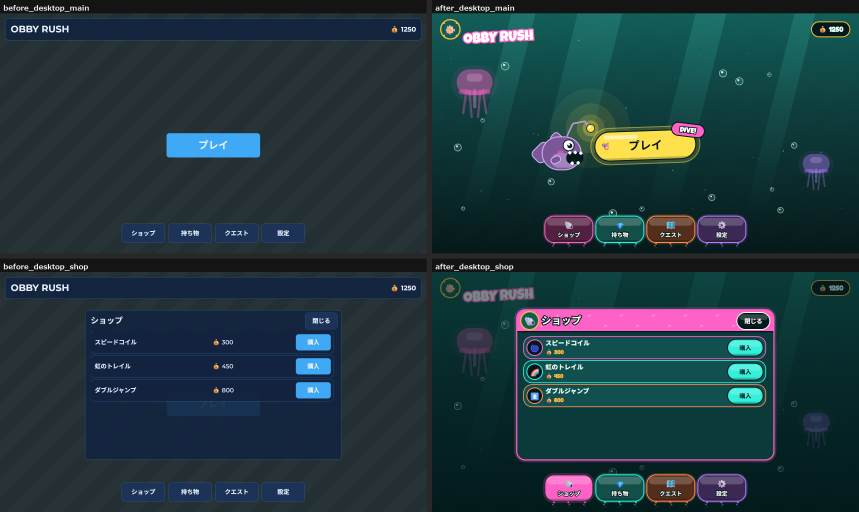
#> input picture LLMSkills/claude/skills/roblox-motif-ui-workspace/iteration-1/eval-deep-sea-dark/with_skill/run-1/outputs/preview-before-after.png, 2576 x 1536 px, given in place of render-before_desktop_main.png, which was not available (shown at 1/3 size)
$ python shoot.py
#> lines starting #> are read from the running program, lines starting #| are printed output that depends on the picture; pictures that were not available may be replaced by others from this repository, and a replacement may not be noted
"""Screenshot every render-*.html (outputs root) at its own viewport with headless Chrome, then compose
contact sheets (before/after at desktop, and all sizes).  python preview/shoot.py"""
import re
import subprocess
from pathlib import Path

from PIL import Image, ImageDraw, ImageFont

HERE = Path(__file__).resolve().parent
ROOT = HERE.parent
OUT = ROOT
CHROME = r"C:\Program Files\Google\Chrome\Application\chrome.exe"


def shoot(html):
    text = html.read_text(encoding="utf-8")
    w, h = map(int, re.search(r"html,body\{margin:0;width:(\d+)px;height:(\d+)px", text).groups())
    png = html.with_suffix(".png")
    subprocess.run([CHROME, "--headless=new", "--disable-gpu", "--hide-scrollbars", "--force-device-scale-factor=1",
                    "--virtual-time-budget=8000", f"--window-size={w},{h}", f"--screenshot={png}", html.resolve().as_uri()],
                   check=True, timeout=120, capture_output=True)
    return png


def label(img, text):
#> called with text = 'before_desktop_main'
    font = ImageFont.truetype("C:/Windows/Fonts/meiryob.ttc", 22)
    canvas = Image.new("RGB", (img.width, img.height + 40), (20, 20, 20))
#> canvas: PIL image 2576x1576 RGB; every value is 20
    canvas.paste(img, (0, 40))
#> img is the input picture: PIL image 2576x1536 RGB; mean R, G, B 33.7, 55.8, 62.4
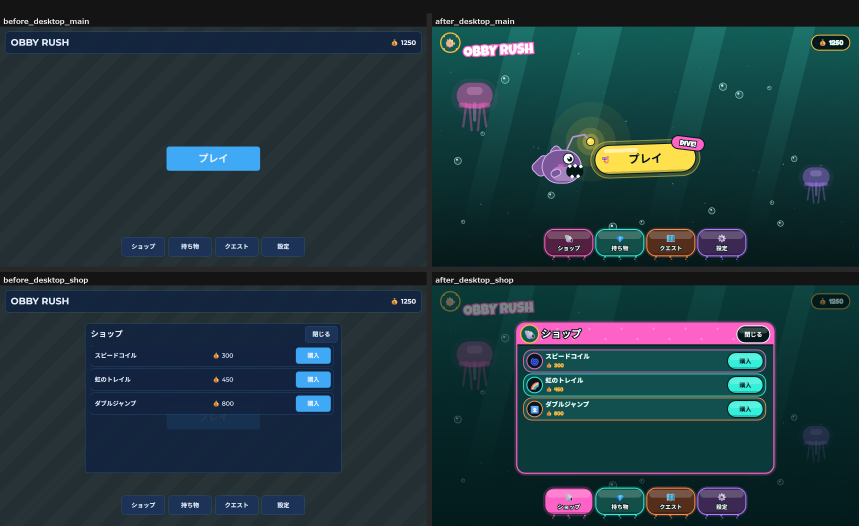
#> canvas: PIL image 2576x1576 RGB (shown at 1/3 size); mean R, G, B 33.4, 54.9, 61.3
    ImageDraw.Draw(canvas).text((10, 8), text, fill=(240, 240, 240), font=font)
    return canvas


def sheet(names, path, columns):
    imgs = [label(Image.open(OUT / f"render-{n}.png").convert("RGB"), n) for n in names]
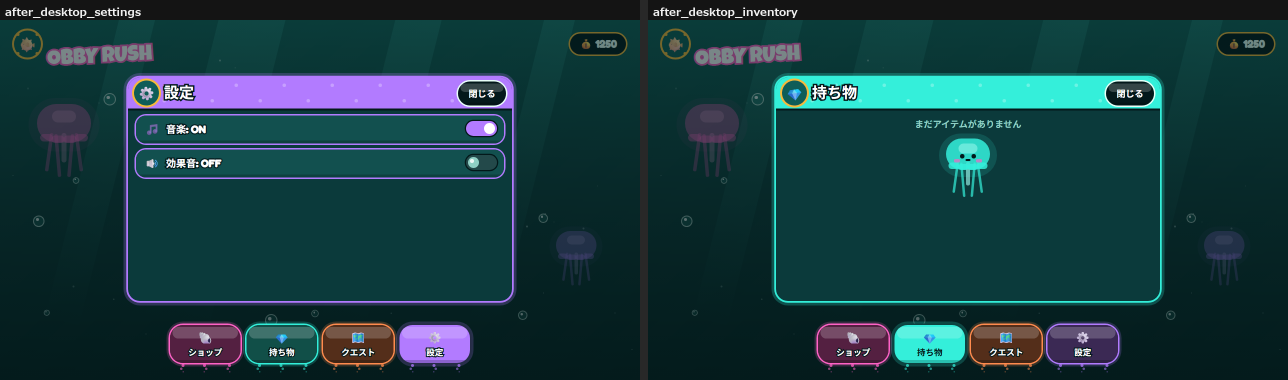
#> input picture LLMSkills/claude/skills/roblox-motif-ui-workspace/iteration-1/eval-deep-sea-dark/with_skill/run-1/outputs/agent-previews/preview-pages.png, 2576 x 760 px, given in place of render-after_desktop_main.png, which was not available (shown at 1/2 size)
#> call 2 of label, with text = 'after_desktop_main'
#> in label (call 2), `canvas = Image.new("RGB", (img.width, img.height + 40), (20, 20, 20))`: canvas: PIL image 2576x800 RGB; every value is 20
#> in label, img is the input picture: PIL image 2576x760 RGB; mean R, G, B 24, 59.4, 64.3
#> in label (call 2), `canvas.paste(img, (0, 40))`:
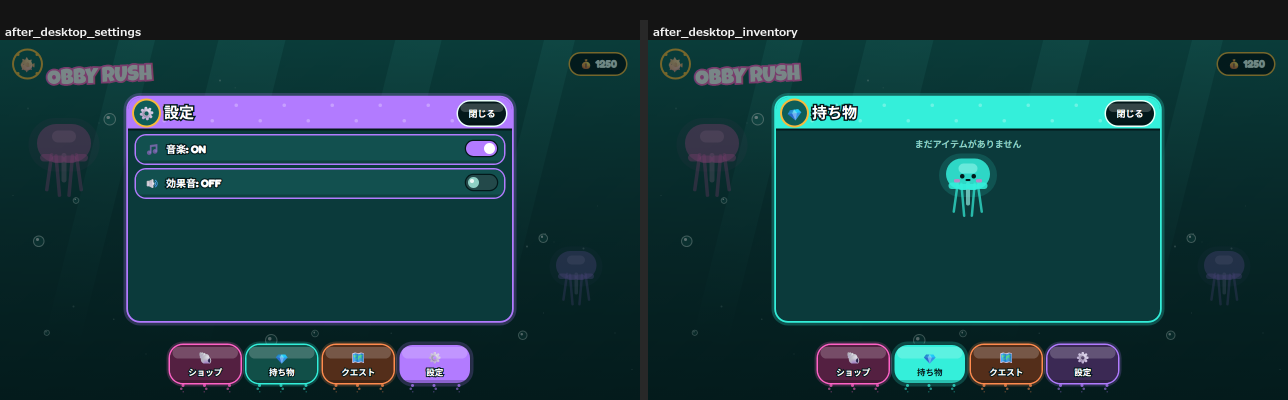
#> canvas: PIL image 2576x800 RGB (shown at 1/2 size); mean R, G, B 23.8, 57.4, 62.1
    rows = [imgs[i:i + columns] for i in range(0, len(imgs), columns)]
    width = max(sum(i.width for i in r) + 16 * (len(r) - 1) for r in rows)
    height = sum(max(i.height for i in r) for r in rows) + 16 * (len(rows) - 1)
    out = Image.new("RGB", (width, height), (40, 40, 40))
    y = 0
    for r in rows:
        x = 0
        for i in r:
            out.paste(i, (x, y))
            x += i.width + 16
        y += max(i.height for i in r) + 16
    out.save(path)
    print("sheet", path, out.size)


for html in sorted(OUT.glob("render-*.html")):
    print("png", shoot(html).name)
#> (the run stopped early here; a loop or call above may not have finished)
